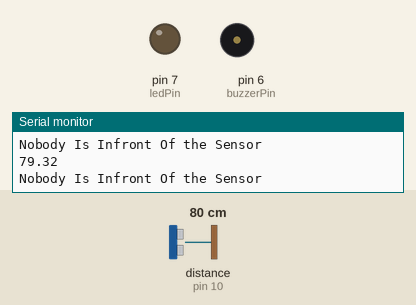
Simulated run of this sketch. Board: Arduino Uno, built with avr-gcc and run on an emulated ATmega328P. Shown: output pins drawn as LEDs (lit = HIGH), buzzer (waves = sounding), the last lines printed to the serial monitor. Wiring (inferred from the names in the program): ultrasonic range finder: trigger pin 9; echo pin 10. Dashed ring = blinking. The test bench sets the inputs (shaded band); at power-on: distance to the obstacle (sensor on pin 10) 80 cm. The echo pulse lasts 58.3 µs per cm; pins used as bus, display or sensor lines are not drawn.

Above: at 1.2 s.
1.3 s: distance to the obstacle (sensor on pin 10) set to 19 cm
4.3 s: distance to the obstacle (sensor on pin 10) set to 14 cm
At 4.54 s:
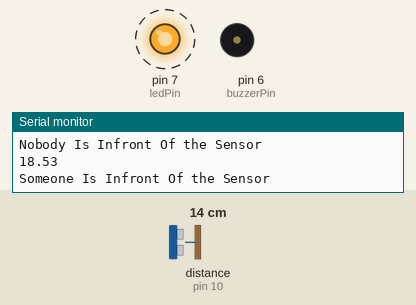
7.3 s: distance to the obstacle (sensor on pin 10) set to 299 cm
At 8.3 s:
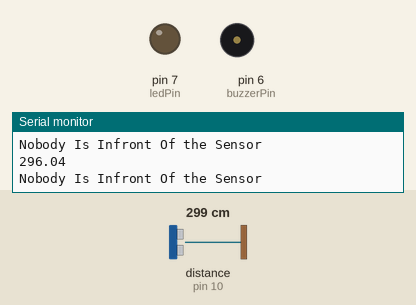
8.8 s: distance to the obstacle (sensor on pin 10) set to 13 cm
At 9.85 s:
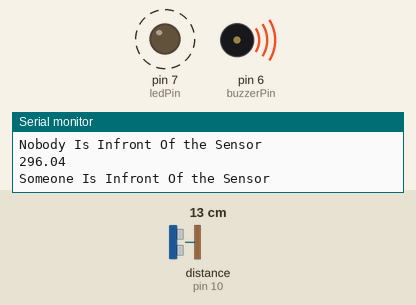
Timing chart, 0 to 12.8 s (numbered marks = the images above; inputs shaded):
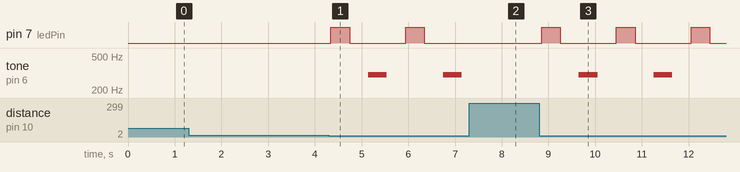

The sketch:

base.ino
```cpp
const int trigPin = 9;
const int echoPin = 10;
const int ledPin = 7;
const int buzzerPin = 6;

int duration;
float distance;

void setup() {
pinMode(trigPin, OUTPUT);
pinMode(echoPin, INPUT);
pinMode (ledPin, OUTPUT);
pinMode (buzzerPin, OUTPUT);
Serial.begin(9600);
digitalWrite (ledPin, LOW);
}

void LedFlash16() {
    digitalWrite (ledPin, HIGH);
    delay (400);
    digitalWrite (ledPin, LOW);
    delay (400);
}

void Buzz16() {
    tone(buzzerPin, 300);
    delay(400);
    noTone(buzzerPin);
    delay(400);
}

void LedFlash11() {
    digitalWrite (ledPin, HIGH);
    delay (200);
    digitalWrite (ledPin, LOW);
    delay (200);
}

void Buzz11() {
    tone(buzzerPin, 700);
    delay(200);
    noTone(buzzerPin);
    delay(200);
}

void LedFlash6() {
    digitalWrite (ledPin, HIGH);
    delay (80);
    digitalWrite (ledPin, LOW);
    delay (80);
}

void Buzz6() {
    tone(buzzerPin, 1100);
    delay(80);
    noTone(buzzerPin);
    delay(80);
}

void loop() {
digitalWrite(trigPin, LOW);
delayMicroseconds(2);
digitalWrite(trigPin, HIGH);
delayMicroseconds(10);
digitalWrite(trigPin, LOW);
duration = pulseIn(echoPin, HIGH);
distance = duration * 0.034 / 2;

    if (distance <= 16 && distance >= 11) {
        Serial.println ("Someone Is Infront Of the Sensor");
        LedFlash16();
        Buzz16();
    }
    else if (distance < 11 && distance >= 6) {
        Serial.println ("Someone Is Infront Of the Sensor");
        LedFlash11();
        Buzz11();
    }
    else if (distance < 6) {
        Serial.println ("Someone Is Infront Of the Sensor");
        LedFlash6();
        Buzz6();
    }
    else {
        Serial.println ("Nobody Is Infront Of the Sensor");
        digitalWrite(ledPin, LOW);
    }
Serial.println(distance);
}
```

Measured:
- the behaviour switches between 17 and 16 cm on distance to the obstacle (sensor on pin 10) (found by bisection; images 0 and 1)
- after the input at 4.3 s, pin 7 (ledPin): alternates HIGH for 0.40 s and LOW for 1.2 s, starting at once; tone on pin 6 (buzzerPin): alternates 300 Hz for 0.40 s and silent for 1.2 s, starting after 0.84 s
- after the input at 7.3 s, pin 7 (ledPin): stays LOW (without the input it goes to HIGH after 0.25 s); tone on pin 6 (buzzerPin): stays silent (without the input it goes to 300 Hz after 1.0 s)
- after the input at 8.8 s, pin 7 (ledPin): alternates HIGH for 0.40 s and LOW for 1.2 s, starting after 0.05 s; tone on pin 6 (buzzerPin): alternates 300 Hz for 0.40 s and silent for 1.2 s, starting after 0.85 s
